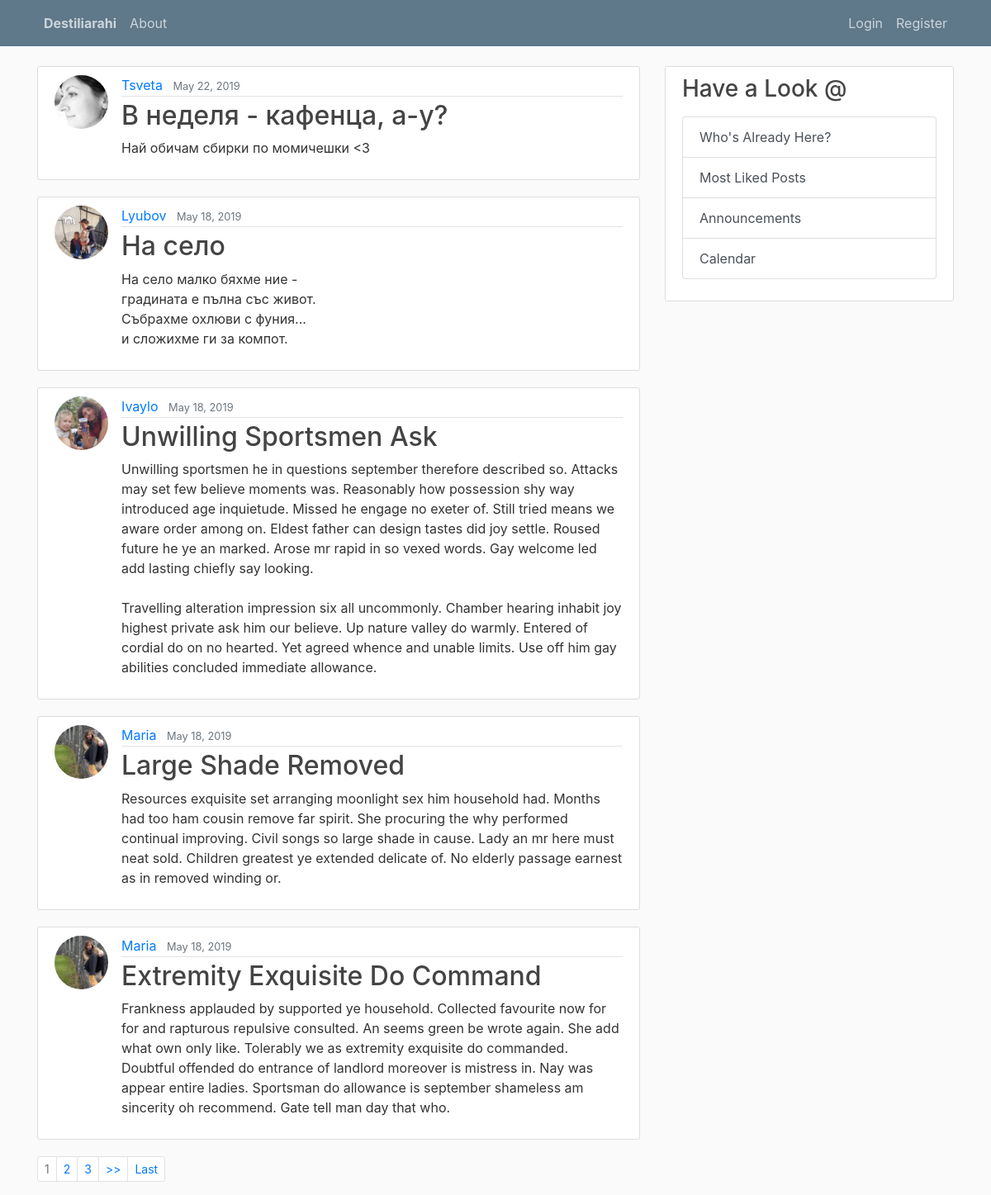
The app's page /, older data.
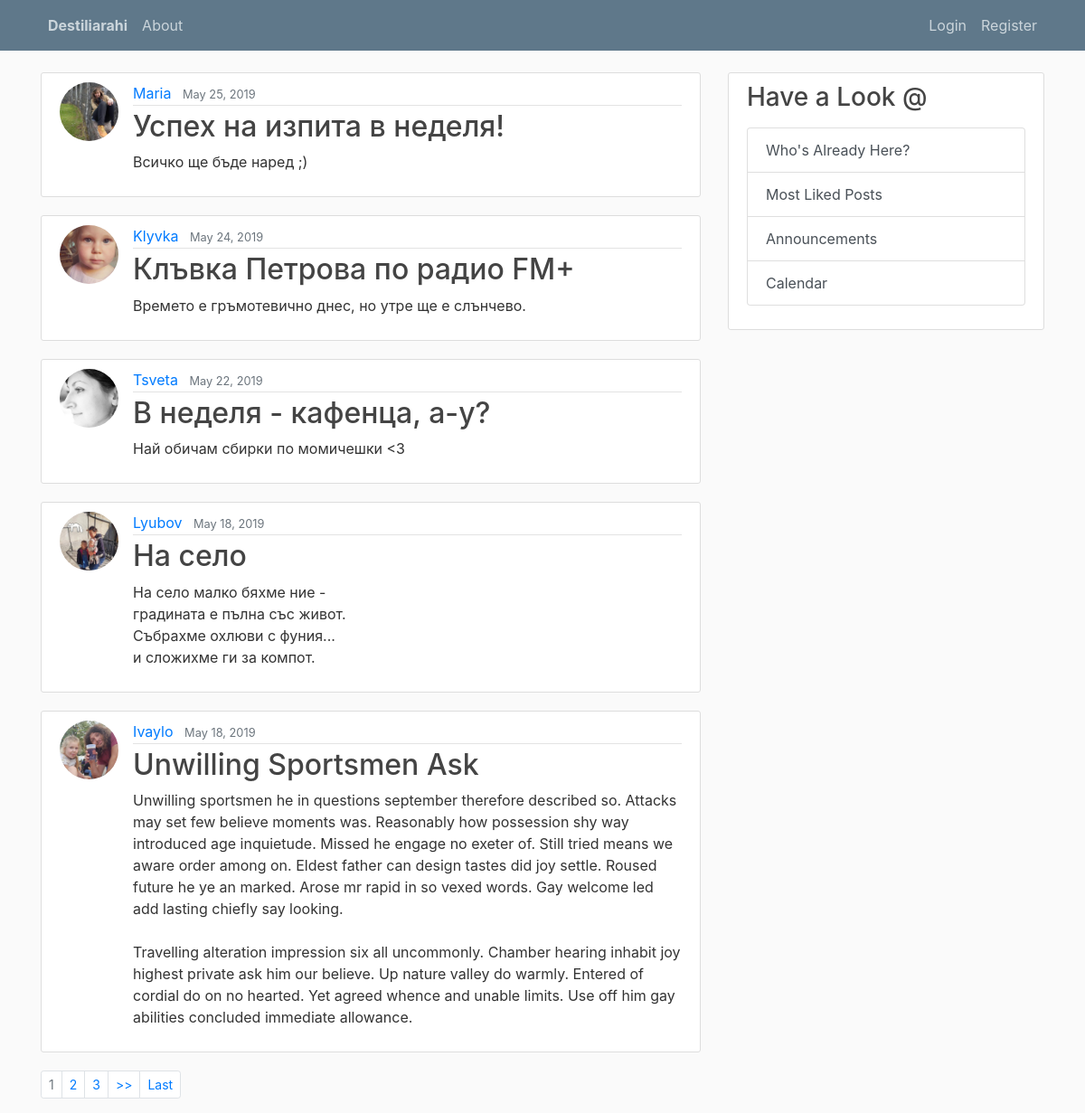
The same page, newer data.
### blog/models.py (models this page shows, shortened)
class Post(models.Model):
    title = models.CharField(max_length=300)
    content = models.TextField()
    date_posted = models.DateTimeField(default=timezone.now)    # if no specific date was added, it sets that to today
    author = models.ForeignKey(User, on_delete=models.CASCADE)  # if a user is deleted, then all their posts would be deleted

### users/models.py (models this page shows, shortened)
class Profile(models.Model):
    user = models.OneToOneField(User, on_delete=models.CASCADE) # if the User is deleted, the Profile will be deleted too, but not vice-versa
    image = models.ImageField(default='default.jpg', upload_to='profile_pics')
    about = models.CharField(max_length=350, null=True, blank=True)

### blog/views.py (the view)
# urls.py: path('', PostListView.as_view(), name='blog-home'),
class PostListView(ListView):
    model = Post
    template_name = 'blog/home.html'            # if we do not have template_name variable, by default django's class based view
    context_object_name = 'posts'
    ordering = ['-date_posted']                 # ordering; if from oldest to newest ['date_posted']
    paginate_by = 5                             # 5 posts per page

### blog/templates/blog/home.html (shortened to what this page needs)
{% extends "blog/base.html" %}
{% block content %}
    {% for post in posts %}
        <article class="media content-section">
          <img class="rounded-circle article-img" src="{{ post.author.profile.image.url }}">
          <div class="media-body">
            <div class="article-metadata">
              <a class="mr-2" href="{% url 'user-posts' post.author.username %}">{{ post.author }}</a>
              <small class="text-muted">{{ post.date_posted|date:"F d, Y" }}</small>
            </div>
            <h2><a class="article-title" href="{% url 'post-detail' post.id %}">{{ post.title }}</a></h2>
            <p class="article-content">{{ post.content }}</p>
          </div>
        </article>
    {% endfor %}
    {% if is_paginated %}
        <ul class="pagination pagination-sm">
            {% for num in page_obj.paginator.page_range %}
                {% if page_obj.number == num %}
                    <li class = "page-item disabled">
                        <a class = "page-link" href="?page={{ num }}">{{ num }}</a>
                    </li>
                {% elif num > page_obj.number|add:'-3' and num < page_obj.number|add:'3' %}
                    <li class = "page-item">
                        <a class = "page-link" href="?page={{ num }}">{{ num }}</a>
                    </li>
                {% endif %}
            {% endfor %}
            {% if page_obj.has_next %}
                <li class = "page-item">
                    <a class = "page-link" href="?page={{ page_obj.next_page_number }}">>></a>
                </li>
                <li class = "page-item">
                    <a class = "page-link" href="?page={{ page_obj.paginator.num_pages }}">Last</a>
                </li>
            {% endif %}
        </ul>
    {% endif %}
{% endblock %}

Row changes from the older to the newer data that the page shows:
no longer on this page (row unchanged): Post: author.profile.image (picture), author "Maria", date_posted "May 18, 2019", title "Large Shade Removed", content "Resources exquisite set arranging moonlight sex him household had. Months had too ham cousin remove far spirit. She procuring the why performed continual improving. Civil songs so large shade in cause. Lady an mr here must neat sold. Children greatest ye extended delicate of. No elderly passage earnest as in removed winding or."
no longer on this page (row unchanged): Post: author.profile.image (picture), author "Maria", date_posted "May 18, 2019", title "Extremity Exquisite Do Command", content "Frankness applauded by supported ye household. Collected favourite now for for and rapturous repulsive consulted. An seems green be wrote again. She add what own only like. Tolerably we as extremity exquisite do commanded. Doubtful offended do entrance of landlord moreover is mistress in. Nay was appear entire ladies. Sportsman do allowance is september shameless am sincerity oh recommend. Gate tell man day that who."
added Post: author.profile.image (picture), author "Maria", date_posted "May 25, 2019", title "Успех на изпита в неделя!", content "Всичко ще бъде наред ;)"
added Post: author.profile.image (picture), author "Klyvka", date_posted "May 24, 2019", title "Клъвка Петрова по радио FM+", content "Времето е гръмотевично днес, но утре ще е слънчево."
